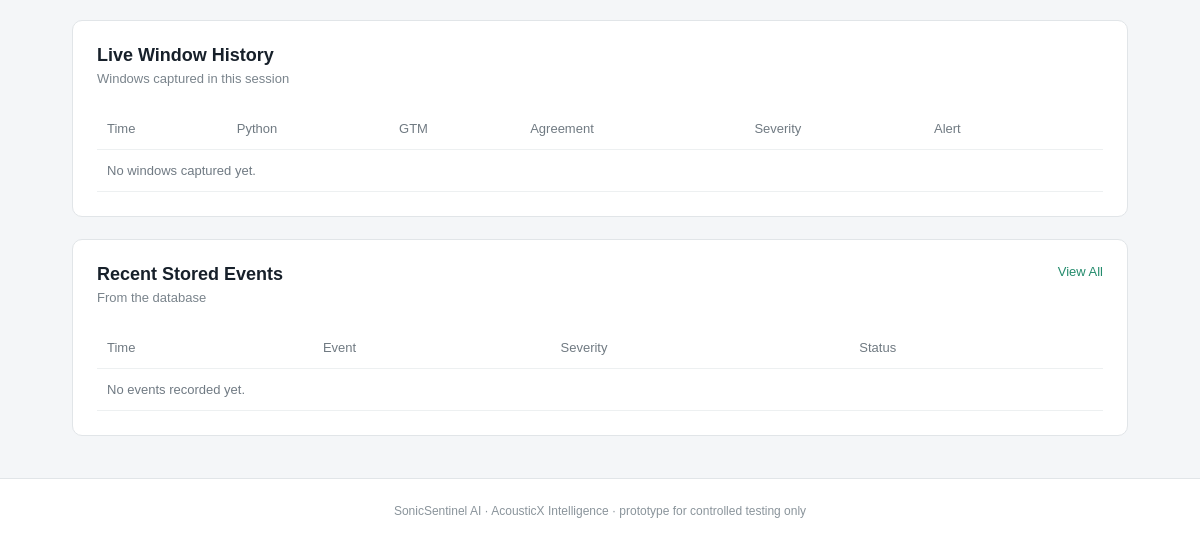
The app's page /live (signed in, lower part), older data.
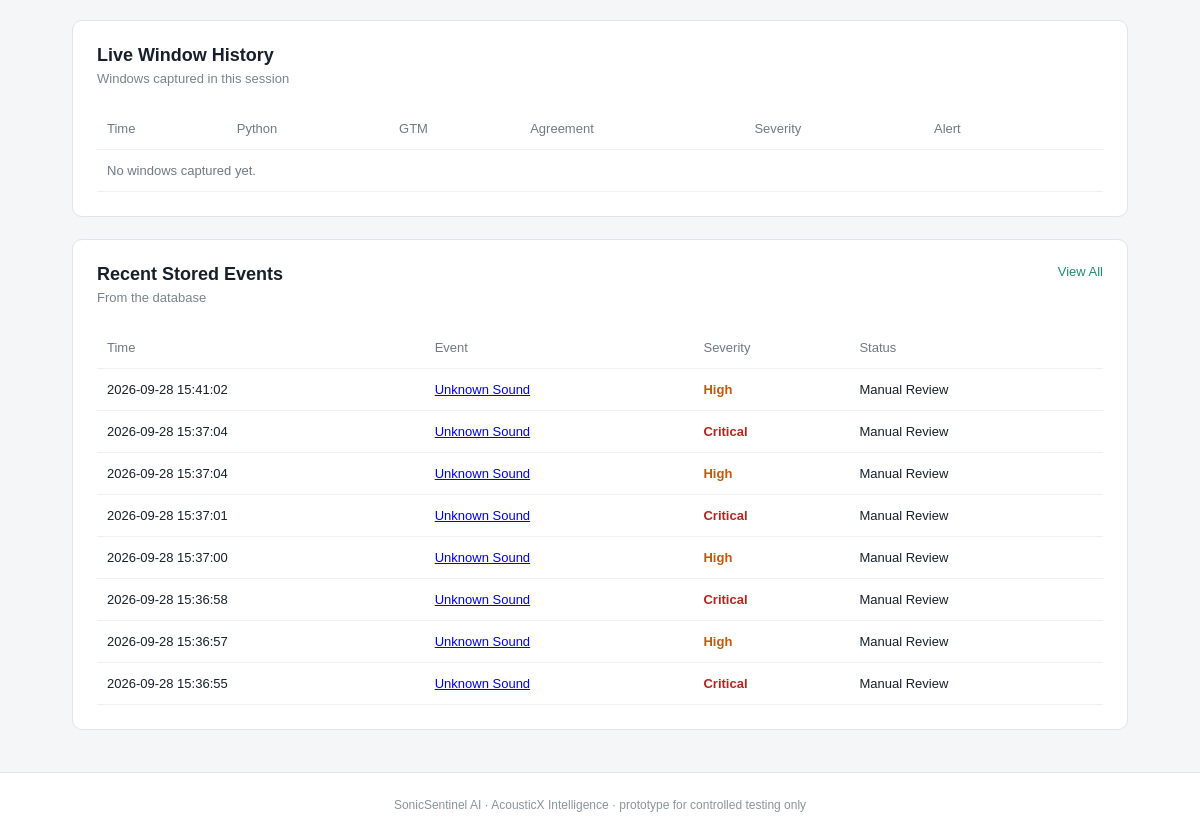
The same page, newer data.
### tables this page shows
CREATE TABLE detections (
        detection_id INTEGER PRIMARY KEY,
        audio_id INTEGER,
        segment_index INTEGER NOT NULL DEFAULT 0,
        start_sec REAL,
        end_sec REAL,

        python_class TEXT,
        python_scores TEXT,
        python_confidence REAL,
        python_model_version TEXT,

        gtm_class TEXT,
        gtm_scores TEXT,
        gtm_confidence REAL,
        gtm_model_version TEXT,

        agreement_status TEXT,
        confidence_difference REAL,
        top_two_margin REAL,
        overlapping_classes TEXT,

        quality TEXT,
        quality_notes TEXT,
        noise_level REAL,

        final_class TEXT,
        confidence_level TEXT,
        severity TEXT,
        alert_status TEXT,
        recommended_action TEXT,
        manual_review_required INTEGER NOT NULL DEFAULT 0,
        manual_review_reason TEXT,
        status TEXT NOT NULL DEFAULT 'Classified',
        reviewer_decision TEXT,

        waveform_path TEXT,
        spectrogram_path TEXT,

        created_at TEXT NOT NULL DEFAULT CURRENT_TIMESTAMP,

        FOREIGN KEY (audio_id) REFERENCES audio_files(audio_id)
    );

### app.py (the view)
@app.route("/live")
def live():
    user = current_user()
    if user is None:
        return redirect(url_for("login"))
    context = page_context()
    context["user"] = user
    return render_template(
        "live.html",
        recent_events=database.get_recent_detections(8),
        active_alerts=database.get_alerts("active", 5),
        segment_duration=SEGMENT_DURATION_SEC,
        **context,
    )

### app.py (called while the page is built, shortened)
def current_user():
    user_id = session.get("user_id")
    if not user_id:
        return None
    return database.get_user(user_id)

def gtm_ready():
    model_file = os.path.join("gtm_model", "model.json")
    return bool(GTM_MODEL_URL) or os.path.exists(model_file)

def encoder_classes():
    import joblib
    path = os.path.join("python_models", LABEL_ENCODER_FILE)
    return [str(c) for c in joblib.load(path).classes_]

def gtm_label_check():
    meta = os.path.join("gtm_model", "metadata.json")
    if not os.path.exists(meta):
        return None
    try:
        with open(meta) as handle:
            labels = json.load(handle).get("labels")
    except ValueError as error:
        return f"gtm_model/metadata.json could not be read: {error}"
    try:
        expected = encoder_classes()
    except Exception as error:
        return f"label_encoder.pkl could not be read: {error}"

### config/config.py (called while the page is built)
def display_name(class_id):
    return CLASS_NAMES.get(class_id, class_id)

### database/database.py (called while the page is built)
def get_connection():
    connection = sqlite3.connect(DB_PATH)
    connection.row_factory = sqlite3.Row
    connection.execute("PRAGMA foreign_keys = ON")
    return connection

### templates/live.html (shortened to what this page needs)
{% extends "base.html" %}
{% set active_page = 'live' %}
{% block content %}
<section class="card events-card">
    <div class="card-heading">
        <div>
            <h2>Live Window History</h2>
            <p>Windows captured in this session</p>
        </div>
    </div>
    <div class="table-wrapper">
        <table>
            <thead>
                <tr>
                    <th>Time</th>
                    <th>Python</th>
                    <th>GTM</th>
                    <th>Agreement</th>
                    <th>Severity</th>
                    <th>Alert</th>
                    <th></th>
                </tr>
            </thead>
            <tbody id="liveHistory">
                <tr><td colspan="7" class="muted">No windows captured yet.</td></tr>
            </tbody>
        </table>
    </div>
</section>
<section class="card events-card">
    <div class="card-heading">
        <div>
            <h2>Recent Stored Events</h2>
            <p>From the database</p>
        </div>
        <a href="{{ url_for('event_history') }}" class="view-link">View All</a>
    </div>
    <div class="table-wrapper">
        <table>
            <thead>
                <tr>
                    <th>Time</th>
                    <th>Event</th>
                    <th>Severity</th>
                    <th>Status</th>
                </tr>
            </thead>
            <tbody>
                {% for event in recent_events %}
                <tr>
                    <td>{{ event['created_at'] }}</td>
                    <td>
                        <a href="{{ url_for('detection_detail', detection_id=event['detection_id']) }}">
                            {{ display_name(event['final_class'] or 'unknown') }}
                        </a>
                    </td>
                    <td><span class="severity-{{ (event['severity'] or 'low')|lower }}">{{ event['severity'] }}</span></td>
                    <td>{{ event['status'] }}</td>
                </tr>
                {% else %}
                <tr><td colspan="4" class="muted">No events recorded yet.</td></tr>
                {% endfor %}
            </tbody>
        </table>
    </div>
</section>
{% endblock %}

Row changes from the older to the newer data that the page shows:
added detections: created_at "2026-09-28 15:41:02", final_class "Unknown Sound", severity "High", status "Manual Review"
added detections: created_at "2026-09-28 15:37:04", final_class "Unknown Sound", severity "Critical", status "Manual Review"
added detections: created_at "2026-09-28 15:37:04", final_class "Unknown Sound", severity "High", status "Manual Review"
added detections: created_at "2026-09-28 15:37:01", final_class "Unknown Sound", severity "Critical", status "Manual Review"
added detections: created_at "2026-09-28 15:37:00", final_class "Unknown Sound", severity "High", status "Manual Review"
added detections: created_at "2026-09-28 15:36:58", final_class "Unknown Sound", severity "Critical", status "Manual Review"
added detections: created_at "2026-09-28 15:36:57", final_class "Unknown Sound", severity "High", status "Manual Review"
added detections: created_at "2026-09-28 15:36:55", final_class "Unknown Sound", severity "Critical", status "Manual Review"
Text that changed along with them:
text no longer shown: "No events recorded yet."
